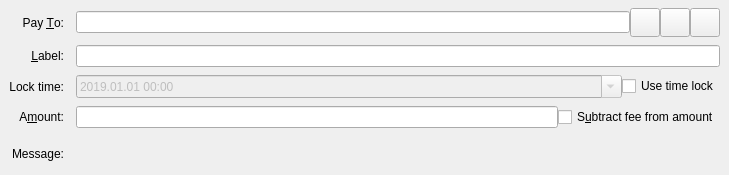
<?xml version="1.0" encoding="UTF-8"?>
<ui version="4.0">
 <class>SendCoinsEntry</class>
 <widget class="QStackedWidget" name="SendCoinsEntry">
  <property name="geometry">
   <rect>
    <x>0</x>
    <y>0</y>
    <width>729</width>
    <height>175</height>
   </rect>
  </property>
  <property name="focusPolicy">
   <enum>Qt::TabFocus</enum>
  </property>
  <property name="autoFillBackground">
   <bool>false</bool>
  </property>
  <widget class="QFrame" name="SendCoins">
   <property name="toolTip">
    <string>This is a normal payment.</string>
   </property>
   <property name="frameShape">
    <enum>QFrame::NoFrame</enum>
   </property>
   <layout class="QGridLayout" name="gridLayout">
    <property name="topMargin">
     <number>8</number>
    </property>
    <property name="bottomMargin">
     <number>4</number>
    </property>
    <property name="horizontalSpacing">
     <number>12</number>
    </property>
    <property name="verticalSpacing">
     <number>8</number>
    </property>
    <item row="3" column="0">
     <widget class="QLabel" name="amountLabel">
      <property name="text">
       <string>A&amp;mount:</string>
      </property>
      <property name="alignment">
       <set>Qt::AlignRight|Qt::AlignTrailing|Qt::AlignVCenter</set>
      </property>
      <property name="buddy">
       <cstring>payAmount</cstring>
      </property>
     </widget>
    </item>
    <item row="4" column="0">
     <widget class="QLabel" name="messageLabel">
      <property name="text">
       <string>Message:</string>
      </property>
      <property name="alignment">
       <set>Qt::AlignRight|Qt::AlignTrailing|Qt::AlignVCenter</set>
      </property>
     </widget>
    </item>
    <item row="2" column="0">
     <widget class="QLabel" name="lockTimeLabel">
      <property name="text">
       <string>Lock time:</string>
      </property>
      <property name="alignment">
       <set>Qt::AlignRight|Qt::AlignTrailing|Qt::AlignVCenter</set>
      </property>
      <property name="buddy">
       <cstring>coinLockTimeLabel</cstring>
      </property>
     </widget>
    </item>
    <item row="0" column="0">
     <widget class="QLabel" name="payToLabel">
      <property name="text">
       <string>Pay &amp;To:</string>
      </property>
      <property name="alignment">
       <set>Qt::AlignRight|Qt::AlignTrailing|Qt::AlignVCenter</set>
      </property>
      <property name="buddy">
       <cstring>payTo</cstring>
      </property>
     </widget>
    </item>
    <item row="4" column="2">
     <widget class="QLabel" name="messageTextLabel">
      <property name="toolTip">
       <string>A message that was attached to the chellit: URI which will be stored with the transaction for your reference. Note: This message will not be sent over the Chellit network.</string>
      </property>
      <property name="textFormat">
       <enum>Qt::PlainText</enum>
      </property>
     </widget>
    </item>
    <item row="1" column="2">
     <widget class="QLineEdit" name="addAsLabel">
      <property name="toolTip">
       <string>Enter a label for this address to add it to the list of used addresses</string>
      </property>
     </widget>
    </item>
    <item row="1" column="0">
     <widget class="QLabel" name="labellLabel">
      <property name="text">
       <string>&amp;Label:</string>
      </property>
      <property name="alignment">
       <set>Qt::AlignRight|Qt::AlignTrailing|Qt::AlignVCenter</set>
      </property>
      <property name="buddy">
       <cstring>addAsLabel</cstring>
      </property>
     </widget>
    </item>
    <item row="0" column="2">
     <layout class="QHBoxLayout" name="payToLayout">
      <property name="spacing">
       <number>0</number>
      </property>
      <item>
       <widget class="QValidatedLineEdit" name="payTo">
        <property name="toolTip">
         <string>The Chellit address to send the payment to</string>
        </property>
       </widget>
      </item>
      <item>
       <widget class="QToolButton" name="addressBookButton">
        <property name="toolTip">
         <string>Choose previously used address</string>
        </property>
        <property name="text">
         <string/>
        </property>
        <property name="icon">
         <iconset resource="../chellit.qrc">
          <normaloff>:/icons/address-book</normaloff>:/icons/address-book</iconset>
        </property>
        <property name="iconSize">
         <size>
          <width>22</width>
          <height>22</height>
         </size>
        </property>
        <property name="shortcut">
         <string>Alt+A</string>
        </property>
       </widget>
      </item>
      <item>
       <widget class="QToolButton" name="pasteButton">
        <property name="toolTip">
         <string>Paste address from clipboard</string>
        </property>
        <property name="text">
         <string/>
        </property>
        <property name="icon">
         <iconset resource="../chellit.qrc">
          <normaloff>:/icons/editpaste</normaloff>:/icons/editpaste</iconset>
        </property>
        <property name="iconSize">
         <size>
          <width>22</width>
          <height>22</height>
         </size>
        </property>
        <property name="shortcut">
         <string>Alt+P</string>
        </property>
       </widget>
      </item>
      <item>
       <widget class="QToolButton" name="deleteButton">
        <property name="toolTip">
         <string>Remove this entry</string>
        </property>
        <property name="text">
         <string/>
        </property>
        <property name="icon">
         <iconset resource="../chellit.qrc">
          <normaloff>:/icons/remove</normaloff>:/icons/remove</iconset>
        </property>
        <property name="iconSize">
         <size>
          <width>22</width>
          <height>22</height>
         </size>
        </property>
       </widget>
      </item>
     </layout>
    </item>
    <item row="3" column="2">
     <layout class="QHBoxLayout" name="horizontalLayoutAmount" stretch="0,0">
      <item>
       <widget class="ChellitAmountField" name="payAmount"/>
      </item>
      <item>
       <widget class="QCheckBox" name="checkboxSubtractFeeFromAmount">
        <property name="toolTip">
         <string>The fee will be deducted from the amount being sent. The recipient will receive less chellits than you enter in the amount field. If multiple recipients are selected, the fee is split equally.</string>
        </property>
        <property name="text">
         <string>S&amp;ubtract fee from amount</string>
        </property>
       </widget>
      </item>
     </layout>
    </item>
    <item row="2" column="2">
     <layout class="QHBoxLayout" name="horizontalLayout_9">
      <item>
       <widget class="QDateTimeEdit" name="coinLockTime">
        <property name="enabled">
         <bool>false</bool>
        </property>
        <property name="sizePolicy">
         <sizepolicy hsizetype="Expanding" vsizetype="Fixed">
          <horstretch>0</horstretch>
          <verstretch>0</verstretch>
         </sizepolicy>
        </property>
        <property name="dateTime">
         <datetime>
          <hour>0</hour>
          <minute>0</minute>
          <second>0</second>
          <year>2019</year>
          <month>1</month>
          <day>1</day>
         </datetime>
        </property>
        <property name="minimumDateTime">
         <datetime>
          <hour>0</hour>
          <minute>0</minute>
          <second>0</second>
          <year>1819</year>
          <month>1</month>
          <day>1</day>
         </datetime>
        </property>
        <property name="currentSection">
         <enum>QDateTimeEdit::YearSection</enum>
        </property>
        <property name="displayFormat">
         <string>yyyy.MM.dd HH:mm</string>
        </property>
        <property name="calendarPopup">
         <bool>true</bool>
        </property>
       </widget>
      </item>
      <item>
       <widget class="QCheckBox" name="useLockTime">
        <property name="text">
         <string>Use time lock</string>
        </property>
       </widget>
      </item>
     </layout>
    </item>
   </layout>
  </widget>
  <widget class="QFrame" name="SendCoins_UnauthenticatedPaymentRequest">
   <property name="palette">
    <palette>
     <active>
      <colorrole role="WindowText">
       <brush brushstyle="SolidPattern">
        <color alpha="255">
         <red>0</red>
         <green>0</green>
         <blue>0</blue>
        </color>
       </brush>
      </colorrole>
      <colorrole role="Button">
       <brush brushstyle="SolidPattern">
        <color alpha="255">
         <red>255</red>
         <green>255</green>
         <blue>127</blue>
        </color>
       </brush>
      </colorrole>
      <colorrole role="Light">
       <brush brushstyle="SolidPattern">
        <color alpha="255">
         <red>255</red>
         <green>255</green>
         <blue>255</blue>
        </color>
       </brush>
      </colorrole>
      <colorrole role="Midlight">
       <brush brushstyle="SolidPattern">
        <color alpha="255">
         <red>255</red>
         <green>255</green>
         <blue>191</blue>
        </color>
       </brush>
      </colorrole>
      <colorrole role="Dark">
       <brush brushstyle="SolidPattern">
        <color alpha="255">
         <red>127</red>
         <green>127</green>
         <blue>63</blue>
        </color>
       </brush>
      </colorrole>
      <colorrole role="Mid">
       <brush brushstyle="SolidPattern">
        <color alpha="255">
         <red>170</red>
         <green>170</green>
         <blue>84</blue>
        </color>
       </brush>
      </colorrole>
      <colorrole role="Text">
       <brush brushstyle="SolidPattern">
        <color alpha="255">
         <red>0</red>
         <green>0</green>
         <blue>0</blue>
        </color>
       </brush>
      </colorrole>
      <colorrole role="BrightText">
       <brush brushstyle="SolidPattern">
        <color alpha="255">
         <red>255</red>
         <green>255</green>
         <blue>255</blue>
        </color>
       </brush>
      </colorrole>
      <colorrole role="ButtonText">
       <brush brushstyle="SolidPattern">
        <color alpha="255">
         <red>0</red>
         <green>0</green>
         <blue>0</blue>
        </color>
       </brush>
      </colorrole>
      <colorrole role="Base">
       <brush brushstyle="SolidPattern">
        <color alpha="255">
         <red>255</red>
         <green>255</green>
         <blue>255</blue>
        </color>
       </brush>
      </colorrole>
      <colorrole role="Window">
       <brush brushstyle="SolidPattern">
        <color alpha="255">
         <red>255</red>
         <green>255</green>
         <blue>127</blue>
        </color>
       </brush>
      </colorrole>
      <colorrole role="Shadow">
       <brush brushstyle="SolidPattern">
        <color alpha="255">
         <red>0</red>
         <green>0</green>
         <blue>0</blue>
        </color>
       </brush>
      </colorrole>
      <colorrole role="AlternateBase">
       <brush brushstyle="SolidPattern">
        <color alpha="255">
         <red>255</red>
         <green>255</green>
         <blue>191</blue>
        </color>
       </brush>
      </colorrole>
      <colorrole role="ToolTipBase">
       <brush brushstyle="SolidPattern">
        <color alpha="255">
         <red>255</red>
         <green>255</green>
         <blue>220</blue>
        </color>
       </brush>
      </colorrole>
      <colorrole role="ToolTipText">
       <brush brushstyle="SolidPattern">
        <color alpha="255">
         <red>0</red>
         <green>0</green>
         <blue>0</blue>
        </color>
       </brush>
      </colorrole>
     </active>
     <inactive>
      <colorrole role="WindowText">
       <brush brushstyle="SolidPattern">
        <color alpha="255">
         <red>0</red>
         <green>0</green>
         <blue>0</blue>
        </color>
       </brush>
      </colorrole>
      <colorrole role="Button">
       <brush brushstyle="SolidPattern">
        <color alpha="255">
         <red>255</red>
         <green>255</green>
         <blue>127</blue>
        </color>
       </brush>
      </colorrole>
      <colorrole role="Light">
       <brush brushstyle="SolidPattern">
        <color alpha="255">
         <red>255</red>
         <green>255</green>
         <blue>255</blue>
        </color>
       </brush>
      </colorrole>
      <colorrole role="Midlight">
       <brush brushstyle="SolidPattern">
        <color alpha="255">
         <red>255</red>
         <green>255</green>
         <blue>191</blue>
        </color>
       </brush>
      </colorrole>
      <colorrole role="Dark">
       <brush brushstyle="SolidPattern">
        <color alpha="255">
         <red>127</red>
         <green>127</green>
         <blue>63</blue>
        </color>
       </brush>
      </colorrole>
      <colorrole role="Mid">
       <brush brushstyle="SolidPattern">
        <color alpha="255">
         <red>170</red>
         <green>170</green>
         <blue>84</blue>
        </color>
       </brush>
      </colorrole>
      <colorrole role="Text">
       <brush brushstyle="SolidPattern">
        <color alpha="255">
         <red>0</red>
         <green>0</green>
         <blue>0</blue>
        </color>
       </brush>
      </colorrole>
      <colorrole role="BrightText">
       <brush brushstyle="SolidPattern">
        <color alpha="255">
         <red>255</red>
         <green>255</green>
         <blue>255</blue>
        </color>
       </brush>
      </colorrole>
      <colorrole role="ButtonText">
       <brush brushstyle="SolidPattern">
        <color alpha="255">
         <red>0</red>
         <green>0</green>
         <blue>0</blue>
        </color>
       </brush>
      </colorrole>
      <colorrole role="Base">
       <brush brushstyle="SolidPattern">
        <color alpha="255">
         <red>255</red>
         <green>255</green>
         <blue>255</blue>
        </color>
       </brush>
      </colorrole>
      <colorrole role="Window">
       <brush brushstyle="SolidPattern">
        <color alpha="255">
         <red>255</red>
         <green>255</green>
         <blue>127</blue>
        </color>
       </brush>
      </colorrole>
      <colorrole role="Shadow">
       <brush brushstyle="SolidPattern">
        <color alpha="255">
         <red>0</red>
         <green>0</green>
         <blue>0</blue>
        </color>
       </brush>
      </colorrole>
      <colorrole role="AlternateBase">
       <brush brushstyle="SolidPattern">
        <color alpha="255">
         <red>255</red>
         <green>255</green>
         <blue>191</blue>
        </color>
       </brush>
      </colorrole>
      <colorrole role="ToolTipBase">
       <brush brushstyle="SolidPattern">
        <color alpha="255">
         <red>255</red>
         <green>255</green>
         <blue>220</blue>
        </color>
       </brush>
      </colorrole>
      <colorrole role="ToolTipText">
       <brush brushstyle="SolidPattern">
        <color alpha="255">
         <red>0</red>
         <green>0</green>
         <blue>0</blue>
        </color>
       </brush>
      </colorrole>
     </inactive>
     <disabled>
      <colorrole role="WindowText">
       <brush brushstyle="SolidPattern">
        <color alpha="255">
         <red>127</red>
         <green>127</green>
         <blue>63</blue>
        </color>
       </brush>
      </colorrole>
      <colorrole role="Button">
       <brush brushstyle="SolidPattern">
        <color alpha="255">
         <red>255</red>
         <green>255</green>
         <blue>127</blue>
        </color>
       </brush>
      </colorrole>
      <colorrole role="Light">
       <brush brushstyle="SolidPattern">
        <color alpha="255">
         <red>255</red>
         <green>255</green>
         <blue>255</blue>
        </color>
       </brush>
      </colorrole>
      <colorrole role="Midlight">
       <brush brushstyle="SolidPattern">
        <color alpha="255">
         <red>255</red>
         <green>255</green>
         <blue>191</blue>
        </color>
       </brush>
      </colorrole>
      <colorrole role="Dark">
       <brush brushstyle="SolidPattern">
        <color alpha="255">
         <red>127</red>
         <green>127</green>
         <blue>63</blue>
        </color>
       </brush>
      </colorrole>
      <colorrole role="Mid">
       <brush brushstyle="SolidPattern">
        <color alpha="255">
         <red>170</red>
         <green>170</green>
         <blue>84</blue>
        </color>
       </brush>
      </colorrole>
      <colorrole role="Text">
       <brush brushstyle="SolidPattern">
        <color alpha="255">
         <red>127</red>
         <green>127</green>
         <blue>63</blue>
        </color>
       </brush>
      </colorrole>
      <colorrole role="BrightText">
       <brush brushstyle="SolidPattern">
        <color alpha="255">
         <red>255</red>
         <green>255</green>
         <blue>255</blue>
        </color>
       </brush>
      </colorrole>
      <colorrole role="ButtonText">
       <brush brushstyle="SolidPattern">
        <color alpha="255">
         <red>127</red>
         <green>127</green>
         <blue>63</blue>
        </color>
       </brush>
      </colorrole>
      <colorrole role="Base">
       <brush brushstyle="SolidPattern">
        <color alpha="255">
         <red>255</red>
         <green>255</green>
         <blue>127</blue>
        </color>
       </brush>
      </colorrole>
      <colorrole role="Window">
       <brush brushstyle="SolidPattern">
        <color alpha="255">
         <red>255</red>
         <green>255</green>
         <blue>127</blue>
        </color>
       </brush>
      </colorrole>
      <colorrole role="Shadow">
       <brush brushstyle="SolidPattern">
        <color alpha="255">
         <red>0</red>
         <green>0</green>
         <blue>0</blue>
        </color>
       </brush>
      </colorrole>
      <colorrole role="AlternateBase">
       <brush brushstyle="SolidPattern">
        <color alpha="255">
         <red>255</red>
         <green>255</green>
         <blue>127</blue>
        </color>
       </brush>
      </colorrole>
      <colorrole role="ToolTipBase">
       <brush brushstyle="SolidPattern">
        <color alpha="255">
         <red>255</red>
         <green>255</green>
         <blue>220</blue>
        </color>
       </brush>
      </colorrole>
      <colorrole role="ToolTipText">
       <brush brushstyle="SolidPattern">
        <color alpha="255">
         <red>0</red>
         <green>0</green>
         <blue>0</blue>
        </color>
       </brush>
      </colorrole>
     </disabled>
    </palette>
   </property>
   <property name="toolTip">
    <string>This is an unauthenticated payment request.</string>
   </property>
   <property name="autoFillBackground">
    <bool>true</bool>
   </property>
   <property name="frameShape">
    <enum>QFrame::NoFrame</enum>
   </property>
   <layout class="QGridLayout" name="gridLayout_is">
    <property name="spacing">
     <number>12</number>
    </property>
    <item row="0" column="0">
     <widget class="QLabel" name="payToLabel_is">
      <property name="text">
       <string>Pay To:</string>
      </property>
      <property name="alignment">
       <set>Qt::AlignRight|Qt::AlignTrailing|Qt::AlignVCenter</set>
      </property>
     </widget>
    </item>
    <item row="0" column="1">
     <layout class="QHBoxLayout" name="payToLayout_is">
      <property name="spacing">
       <number>0</number>
      </property>
      <item>
       <widget class="QLabel" name="payTo_is"/>
      </item>
      <item>
       <widget class="QToolButton" name="deleteButton_is">
        <property name="toolTip">
         <string>Remove this entry</string>
        </property>
        <property name="text">
         <string/>
        </property>
        <property name="icon">
         <iconset resource="../chellit.qrc">
          <normaloff>:/icons/remove</normaloff>:/icons/remove</iconset>
        </property>
       </widget>
      </item>
     </layout>
    </item>
    <item row="1" column="0">
     <widget class="QLabel" name="memoLabel_is">
      <property name="text">
       <string>Memo:</string>
      </property>
      <property name="alignment">
       <set>Qt::AlignRight|Qt::AlignTrailing|Qt::AlignVCenter</set>
      </property>
     </widget>
    </item>
    <item row="1" column="1">
     <widget class="QLabel" name="memoTextLabel_is">
      <property name="textFormat">
       <enum>Qt::PlainText</enum>
      </property>
     </widget>
    </item>
    <item row="3" column="0">
     <widget class="QLabel" name="amountLabel_is">
      <property name="text">
       <string>A&amp;mount:</string>
      </property>
      <property name="alignment">
       <set>Qt::AlignRight|Qt::AlignTrailing|Qt::AlignVCenter</set>
      </property>
      <property name="buddy">
       <cstring>payAmount_is</cstring>
      </property>
     </widget>
    </item>
    <item row="3" column="1">
     <widget class="ChellitAmountField" name="payAmount_is">
      <property name="acceptDrops">
       <bool>false</bool>
      </property>
     </widget>
    </item>
   </layout>
  </widget>
  <widget class="QFrame" name="SendCoins_AuthenticatedPaymentRequest">
   <property name="palette">
    <palette>
     <active>
      <colorrole role="WindowText">
       <brush brushstyle="SolidPattern">
        <color alpha="255">
         <red>0</red>
         <green>0</green>
         <blue>0</blue>
        </color>
       </brush>
      </colorrole>
      <colorrole role="Button">
       <brush brushstyle="SolidPattern">
        <color alpha="255">
         <red>140</red>
         <green>232</green>
         <blue>119</blue>
        </color>
       </brush>
      </colorrole>
      <colorrole role="Light">
       <brush brushstyle="SolidPattern">
        <color alpha="255">
         <red>230</red>
         <green>255</green>
         <blue>224</blue>
        </color>
       </brush>
      </colorrole>
      <colorrole role="Midlight">
       <brush brushstyle="SolidPattern">
        <color alpha="255">
         <red>185</red>
         <green>243</green>
         <blue>171</blue>
        </color>
       </brush>
      </colorrole>
      <colorrole role="Dark">
       <brush brushstyle="SolidPattern">
        <color alpha="255">
         <red>70</red>
         <green>116</green>
         <blue>59</blue>
        </color>
       </brush>
      </colorrole>
      <colorrole role="Mid">
       <brush brushstyle="SolidPattern">
        <color alpha="255">
         <red>93</red>
         <green>155</green>
         <blue>79</blue>
        </color>
       </brush>
      </colorrole>
      <colorrole role="Text">
       <brush brushstyle="SolidPattern">
        <color alpha="255">
         <red>0</red>
         <green>0</green>
         <blue>0</blue>
        </color>
       </brush>
      </colorrole>
      <colorrole role="BrightText">
       <brush brushstyle="SolidPattern">
        <color alpha="255">
         <red>155</red>
         <green>255</green>
         <blue>147</blue>
        </color>
       </brush>
      </colorrole>
      <colorrole role="ButtonText">
       <brush brushstyle="SolidPattern">
        <color alpha="255">
         <red>0</red>
         <green>0</green>
         <blue>0</blue>
        </color>
       </brush>
      </colorrole>
      <colorrole role="Base">
       <brush brushstyle="SolidPattern">
        <color alpha="255">
         <red>119</red>
         <green>255</green>
         <blue>233</blue>
        </color>
       </brush>
      </colorrole>
      <colorrole role="Window">
       <brush brushstyle="SolidPattern">
        <color alpha="255">
         <red>140</red>
         <green>232</green>
         <blue>119</blue>
        </color>
       </brush>
      </colorrole>
      <colorrole role="Shadow">
       <brush brushstyle="SolidPattern">
        <color alpha="255">
         <red>0</red>
         <green>0</green>
         <blue>0</blue>
        </color>
       </brush>
      </colorrole>
      <colorrole role="AlternateBase">
       <brush brushstyle="SolidPattern">
        <color alpha="255">
         <red>197</red>
         <green>243</green>
         <blue>187</blue>
        </color>
       </brush>
      </colorrole>
      <colorrole role="NoRole">
       <brush brushstyle="SolidPattern">
        <color alpha="255">
         <red>125</red>
         <green>194</green>
         <blue>122</blue>
        </color>
       </brush>
      </colorrole>
      <colorrole role="ToolTipBase">
       <brush brushstyle="SolidPattern">
        <color alpha="255">
         <red>255</red>
         <green>255</green>
         <blue>220</blue>
        </color>
       </brush>
      </colorrole>
      <colorrole role="ToolTipText">
       <brush brushstyle="SolidPattern">
        <color alpha="255">
         <red>0</red>
         <green>0</green>
         <blue>0</blue>
        </color>
       </brush>
      </colorrole>
     </active>
     <inactive>
      <colorrole role="WindowText">
       <brush brushstyle="SolidPattern">
        <color alpha="255">
         <red>0</red>
         <green>0</green>
         <blue>0</blue>
        </color>
       </brush>
      </colorrole>
      <colorrole role="Button">
       <brush brushstyle="SolidPattern">
        <color alpha="255">
         <red>140</red>
         <green>232</green>
         <blue>119</blue>
        </color>
       </brush>
      </colorrole>
      <colorrole role="Light">
       <brush brushstyle="SolidPattern">
        <color alpha="255">
         <red>230</red>
         <green>255</green>
         <blue>224</blue>
        </color>
       </brush>
      </colorrole>
      <colorrole role="Midlight">
       <brush brushstyle="SolidPattern">
        <color alpha="255">
         <red>185</red>
         <green>243</green>
         <blue>171</blue>
        </color>
       </brush>
      </colorrole>
      <colorrole role="Dark">
       <brush brushstyle="SolidPattern">
        <color alpha="255">
         <red>70</red>
         <green>116</green>
         <blue>59</blue>
        </color>
       </brush>
      </colorrole>
      <colorrole role="Mid">
       <brush brushstyle="SolidPattern">
        <color alpha="255">
         <red>93</red>
         <green>155</green>
         <blue>79</blue>
        </color>
       </brush>
      </colorrole>
      <colorrole role="Text">
       <brush brushstyle="SolidPattern">
        <color alpha="255">
         <red>0</red>
         <green>0</green>
         <blue>0</blue>
        </color>
       </brush>
      </colorrole>
      <colorrole role="BrightText">
       <brush brushstyle="SolidPattern">
        <color alpha="255">
         <red>155</red>
         <green>255</green>
         <blue>147</blue>
        </color>
       </brush>
      </colorrole>
      <colorrole role="ButtonText">
       <brush brushstyle="SolidPattern">
        <color alpha="255">
         <red>0</red>
         <green>0</green>
         <blue>0</blue>
        </color>
       </brush>
      </colorrole>
      <colorrole role="Base">
       <brush brushstyle="SolidPattern">
        <color alpha="255">
         <red>119</red>
         <green>255</green>
         <blue>233</blue>
        </color>
       </brush>
      </colorrole>
      <colorrole role="Window">
       <brush brushstyle="SolidPattern">
        <color alpha="255">
         <red>140</red>
         <green>232</green>
         <blue>119</blue>
        </color>
       </brush>
      </colorrole>
      <colorrole role="Shadow">
       <brush brushstyle="SolidPattern">
        <color alpha="255">
         <red>0</red>
         <green>0</green>
         <blue>0</blue>
        </color>
       </brush>
      </colorrole>
      <colorrole role="AlternateBase">
       <brush brushstyle="SolidPattern">
        <color alpha="255">
         <red>197</red>
         <green>243</green>
         <blue>187</blue>
        </color>
       </brush>
      </colorrole>
      <colorrole role="NoRole">
       <brush brushstyle="SolidPattern">
        <color alpha="255">
         <red>125</red>
         <green>194</green>
         <blue>122</blue>
        </color>
       </brush>
      </colorrole>
      <colorrole role="ToolTipBase">
       <brush brushstyle="SolidPattern">
        <color alpha="255">
         <red>255</red>
         <green>255</green>
         <blue>220</blue>
        </color>
       </brush>
      </colorrole>
      <colorrole role="ToolTipText">
       <brush brushstyle="SolidPattern">
        <color alpha="255">
         <red>0</red>
         <green>0</green>
         <blue>0</blue>
        </color>
       </brush>
      </colorrole>
     </inactive>
     <disabled>
      <colorrole role="WindowText">
       <brush brushstyle="SolidPattern">
        <color alpha="255">
         <red>70</red>
         <green>116</green>
         <blue>59</blue>
        </color>
       </brush>
      </colorrole>
      <colorrole role="Button">
       <brush brushstyle="SolidPattern">
        <color alpha="255">
         <red>140</red>
         <green>232</green>
         <blue>119</blue>
        </color>
       </brush>
      </colorrole>
      <colorrole role="Light">
       <brush brushstyle="SolidPattern">
        <color alpha="255">
         <red>230</red>
         <green>255</green>
         <blue>224</blue>
        </color>
       </brush>
      </colorrole>
      <colorrole role="Midlight">
       <brush brushstyle="SolidPattern">
        <color alpha="255">
         <red>185</red>
         <green>243</green>
         <blue>171</blue>
        </color>
       </brush>
      </colorrole>
      <colorrole role="Dark">
       <brush brushstyle="SolidPattern">
        <color alpha="255">
         <red>70</red>
         <green>116</green>
         <blue>59</blue>
        </color>
       </brush>
      </colorrole>
      <colorrole role="Mid">
       <brush brushstyle="SolidPattern">
        <color alpha="255">
         <red>93</red>
         <green>155</green>
         <blue>79</blue>
        </color>
       </brush>
      </colorrole>
      <colorrole role="Text">
       <brush brushstyle="SolidPattern">
        <color alpha="255">
         <red>70</red>
         <green>116</green>
         <blue>59</blue>
        </color>
       </brush>
      </colorrole>
      <colorrole role="BrightText">
       <brush brushstyle="SolidPattern">
        <color alpha="255">
         <red>155</red>
         <green>255</green>
         <blue>147</blue>
        </color>
       </brush>
      </colorrole>
      <colorrole role="ButtonText">
       <brush brushstyle="SolidPattern">
        <color alpha="255">
         <red>70</red>
         <green>116</green>
         <blue>59</blue>
        </color>
       </brush>
      </colorrole>
      <colorrole role="Base">
       <brush brushstyle="SolidPattern">
        <color alpha="255">
         <red>140</red>
         <green>232</green>
         <blue>119</blue>
        </color>
       </brush>
      </colorrole>
      <colorrole role="Window">
       <brush brushstyle="SolidPattern">
        <color alpha="255">
         <red>140</red>
         <green>232</green>
         <blue>119</blue>
        </color>
       </brush>
      </colorrole>
      <colorrole role="Shadow">
       <brush brushstyle="SolidPattern">
        <color alpha="255">
         <red>0</red>
         <green>0</green>
         <blue>0</blue>
        </color>
       </brush>
      </colorrole>
      <colorrole role="AlternateBase">
       <brush brushstyle="SolidPattern">
        <color alpha="255">
         <red>140</red>
         <green>232</green>
         <blue>119</blue>
        </color>
       </brush>
      </colorrole>
      <colorrole role="NoRole">
       <brush brushstyle="SolidPattern">
        <color alpha="255">
         <red>125</red>
         <green>194</green>
         <blue>122</blue>
        </color>
       </brush>
      </colorrole>
      <colorrole role="ToolTipBase">
       <brush brushstyle="SolidPattern">
        <color alpha="255">
         <red>255</red>
         <green>255</green>
         <blue>220</blue>
        </color>
       </brush>
      </colorrole>
      <colorrole role="ToolTipText">
       <brush brushstyle="SolidPattern">
        <color alpha="255">
         <red>0</red>
         <green>0</green>
         <blue>0</blue>
        </color>
       </brush>
      </colorrole>
     </disabled>
    </palette>
   </property>
   <property name="toolTip">
    <string>This is an authenticated payment request.</string>
   </property>
   <property name="autoFillBackground">
    <bool>true</bool>
   </property>
   <property name="frameShape">
    <enum>QFrame::NoFrame</enum>
   </property>
   <layout class="QGridLayout" name="gridLayout_s">
    <property name="spacing">
     <number>12</number>
    </property>
    <item row="0" column="0">
     <widget class="QLabel" name="payToLabel_s">
      <property name="text">
       <string>Pay To:</string>
      </property>
      <property name="alignment">
       <set>Qt::AlignRight|Qt::AlignTrailing|Qt::AlignVCenter</set>
      </property>
     </widget>
    </item>
    <item row="0" column="1">
     <layout class="QHBoxLayout" name="payToLayout_s">
      <property name="spacing">
       <number>0</number>
      </property>
      <item>
       <widget class="QLabel" name="payTo_s">
        <property name="textFormat">
         <enum>Qt::PlainText</enum>
        </property>
       </widget>
      </item>
      <item>
       <widget class="QToolButton" name="deleteButton_s">
        <property name="toolTip">
         <string>Remove this entry</string>
        </property>
        <property name="text">
         <string/>
        </property>
        <property name="icon">
         <iconset resource="../chellit.qrc">
          <normaloff>:/icons/remove</normaloff>:/icons/remove</iconset>
        </property>
       </widget>
      </item>
     </layout>
    </item>
    <item row="1" column="0">
     <widget class="QLabel" name="memoLabel_s">
      <property name="text">
       <string>Memo:</string>
      </property>
      <property name="alignment">
       <set>Qt::AlignRight|Qt::AlignTrailing|Qt::AlignVCenter</set>
      </property>
     </widget>
    </item>
    <item row="1" column="1">
     <widget class="QLabel" name="memoTextLabel_s">
      <property name="textFormat">
       <enum>Qt::PlainText</enum>
      </property>
     </widget>
    </item>
    <item row="3" column="0">
     <widget class="QLabel" name="amountLabel_s">
      <property name="text">
       <string>A&amp;mount:</string>
      </property>
      <property name="alignment">
       <set>Qt::AlignRight|Qt::AlignTrailing|Qt::AlignVCenter</set>
      </property>
      <property name="buddy">
       <cstring>payAmount_s</cstring>
      </property>
     </widget>
    </item>
    <item row="3" column="1">
     <widget class="ChellitAmountField" name="payAmount_s">
      <property name="acceptDrops">
       <bool>false</bool>
      </property>
     </widget>
    </item>
   </layout>
  </widget>
 </widget>
 <customwidgets>
  <customwidget>
   <class>QValidatedLineEdit</class>
   <extends>QLineEdit</extends>
   <header>qvalidatedlineedit.h</header>
  </customwidget>
  <customwidget>
   <class>ChellitAmountField</class>
   <extends>QLineEdit</extends>
   <header>chellitamountfield.h</header>
   <container>1</container>
  </customwidget>
 </customwidgets>
 <tabstops>
  <tabstop>payTo</tabstop>
  <tabstop>addressBookButton</tabstop>
  <tabstop>pasteButton</tabstop>
  <tabstop>deleteButton</tabstop>
  <tabstop>addAsLabel</tabstop>
  <tabstop>payAmount</tabstop>
  <tabstop>payAmount_is</tabstop>
  <tabstop>deleteButton_is</tabstop>
  <tabstop>payAmount_s</tabstop>
  <tabstop>deleteButton_s</tabstop>
 </tabstops>
 <resources>
  <include location="../chellit.qrc"/>
 </resources>
 <connections/>
</ui>
